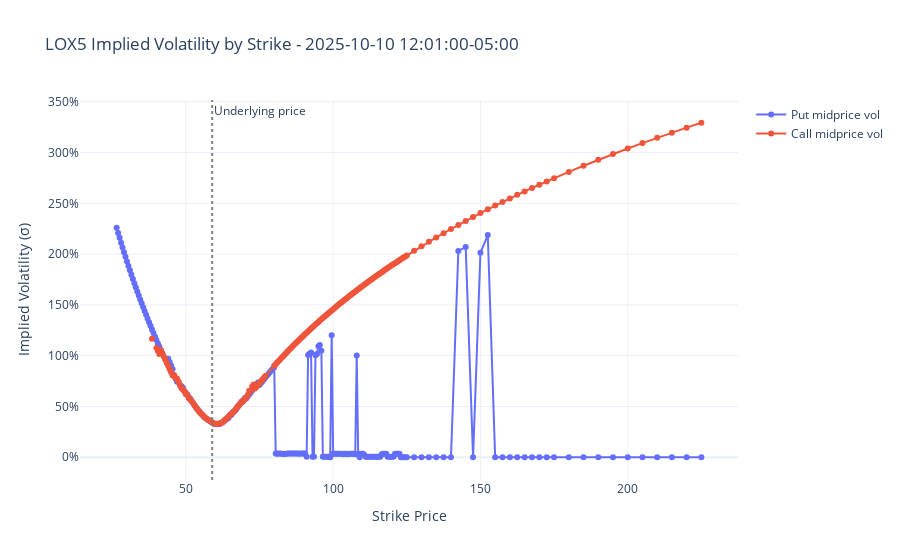

Notebook source saved alongside this figure:
### Markdown cell above
### All strikes

Now let's zoom out to see all the strikes.

### Code cell
fig = go.Figure()
add_vol_plot(fig=fig, vol_df=put_options, name="Put midprice vol", y_col="iv_midprice")
add_vol_plot(
    fig=fig, vol_df=call_options, name="Call midprice vol", y_col="iv_midprice"
)
add_underlying(fig=fig, underlying_price=underlying_price)
layout_vol(fig=fig, label=option_label, detail=end)
fig.show()

### Figure 1 — Plotly figure (JSON) as saved in the notebook; plotly's stock layout.template omitted (floating-point values rounded to 4 significant figures; data arrays with more than 128 entries replaced by an {"elided": "..."} marker saying what was removed)
{"data": [{"mode": "lines+markers", "name": "Put midprice vol", "x": {"elided": "225 float values"}, "y": {"elided": "225 float values"}, "type": "scatter"}, {"mode": "lines+markers", "name": "Call midprice vol", "x": {"elided": "223 float values"}, "y": {"elided": "223 float values"}, "type": "scatter"}], "layout": {"shapes": [{"line": {"color": "gray", "dash": "dot"}, "type": "line", "x0": 58.94, "x1": 58.94, "xref": "x", "y0": 0, "y1": 1, "yref": "y domain"}], "annotations": [{"showarrow": false, "text": "Underlying price", "x": 58.94, "xanchor": "left", "xref": "x", "y": 1, "yanchor": "top", "yref": "y domain"}], "title": {"text": "LOX5 Implied Volatility by Strike - 2025-10-10 12:01:00-05:00"}, "xaxis": {"title": {"text": "Strike Price"}}, "yaxis": {"title": {"text": "Implied Volatility (σ)"}, "tickformat": ".0%"}}}
